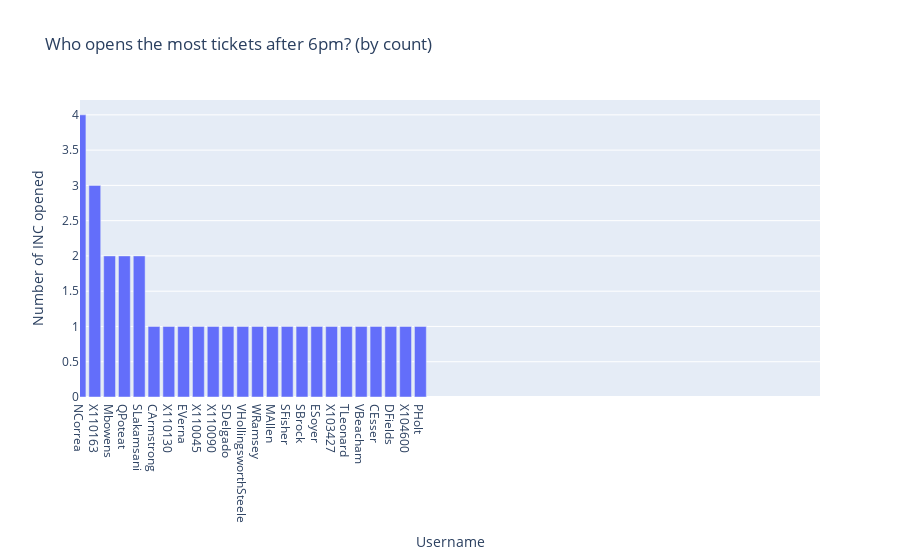

Notebook code for this chart:
### Markdown cell above
### Who opens the most tickets after 6pm? (by count)

### Code cell
# show number of tickets by INC-caller 
fig = px.bar(df_main['sys_created_by'].value_counts(), x=df_main['sys_created_by'].value_counts().index,
             y='sys_created_by', labels={'x':'Username', 'sys_created_by':'Number of INC opened'},
            title='Who opens the most tickets after 6pm? (by count)')
fig.update_xaxes(range=[0,50])
fig.show()

### Figure 1 — Plotly figure (JSON) as saved in the notebook; plotly's stock layout.template omitted (floating-point values rounded to 4 significant figures)
{"data": [{"alignmentgroup": "True", "hovertemplate": "Username=%{x}<br>Number of INC opened=%{y}<extra></extra>", "legendgroup": "", "marker": {"color": "#636efa"}, "name": "", "offsetgroup": "", "orientation": "v", "showlegend": false, "textposition": "auto", "type": "bar", "x": ["NCorrea", "X110163", "Mbowens", "QPoteat", "SLakamsani", "CArmstrong", "X110130", "EVerna", "X110045", "X110090", "SDelgado", "VHollingsworthSteele", "WRamsey", "MAllen", "SFisher", "SBrock", "ESoyer", "X103427", "TLeonard", "VBeacham", "CEsser", "DFields", "X104600", "PHolt"], "xaxis": "x", "y": [4, 3, 2, 2, 2, 1, 1, 1, 1, 1, 1, 1, 1, 1, 1, 1, 1, 1, 1, 1, 1, 1, 1, 1], "yaxis": "y"}], "layout": {"barmode": "relative", "legend": {"tracegroupgap": 0}, "title": {"text": "Who opens the most tickets after 6pm? (by count)"}, "xaxis": {"anchor": "y", "domain": [0, 1], "range": [0, 50], "title": {"text": "Username"}}, "yaxis": {"anchor": "x", "domain": [0, 1], "title": {"text": "Number of INC opened"}}}}
